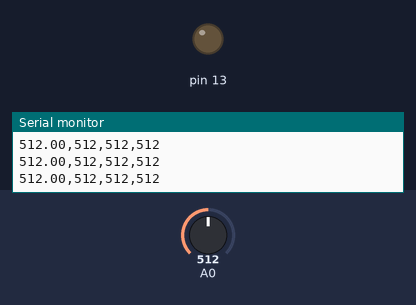
A sketch run on a simulated Arduino Uno, built with avr-gcc and run on an emulated ATmega328P. Shown: output pins drawn as LEDs (lit = HIGH), the last lines printed to the serial monitor. The test bench sets the inputs (shaded band); at power-on: A0 = 512.

Above: at 1.2 s.
1.3 s: A0 set to 982
At 2.1 s:
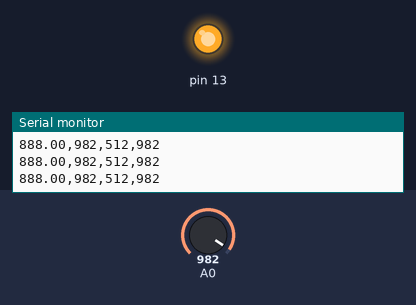
4.3 s: A0 set to 1018
At 6.9 s:
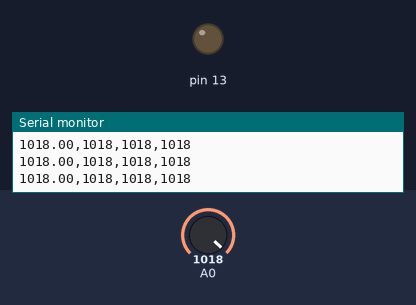
Timing chart, 0 to 8.4 s (numbered marks = the images above; inputs shaded):
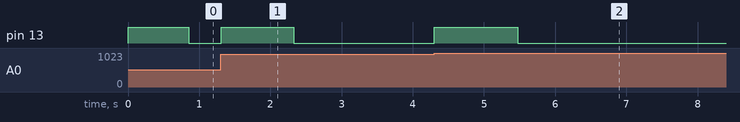

Measured:
- the behaviour switches between 999 and 1000 on A0 (found by bisection; images 1 and 2)
- after the input at 1.3 s, pin 13: LOW → HIGH at once, → LOW 1.0 s later
- after the input at 4.3 s, pin 13: LOW → HIGH at once, → LOW 1.2 s later

The sketch:

heart_rate_analog_read_auto_threshold.ino
```cpp
void setup() {
  Serial.begin(9600);
  pinMode(13, OUTPUT);
}

int measurements[50];
int highest =0;
int lowest = 0;

void loop() {

  int value = computeValue(measurements, 50);

  float threshold = highest - lowest;
  threshold *= 0.80;
  threshold += lowest;

  if(value > threshold) digitalWrite(13, HIGH);
  else digitalWrite(13,LOW);

  Serial.print(threshold);
  Serial.print(',');
  Serial.print(highest);
  Serial.print(',');
  Serial.print(lowest);
  Serial.print(',');
  Serial.println(value);
}


int computeValue(int* arr, size_t size){

  int newMeasurement = analogRead(A0);

  for(int i=size-1; i>=0; i--){
    arr[i+1] = arr[i];
  }
  arr[0] = newMeasurement;

  highest = newMeasurement;
  lowest = newMeasurement;

  for(int i=0; i<size; i++){
    if(arr[i] > highest) highest = arr[i];
    if(arr[i] < lowest) lowest = arr[i];
  }

  return arr[0];
}
```
